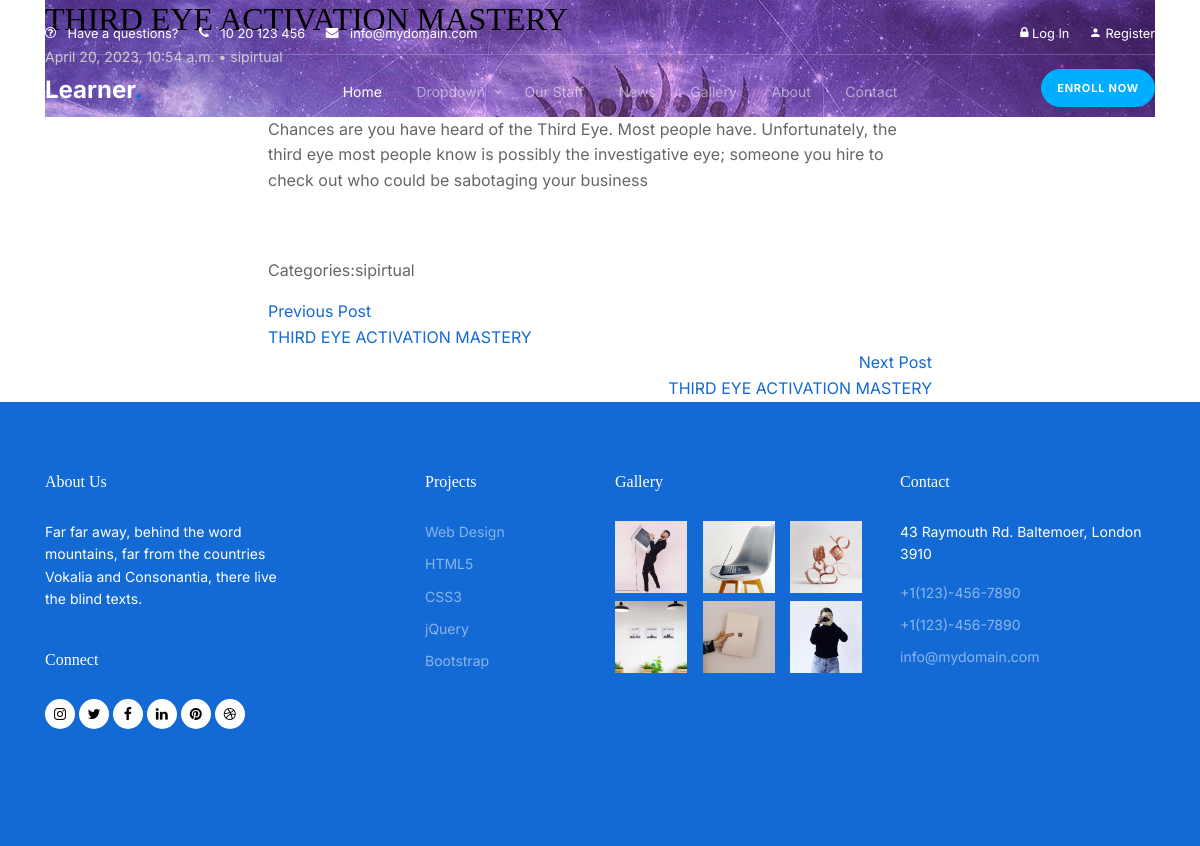
Screenshot of /show/10/ with the database file from the repository.
### blog/models.py (models this page shows, shortened)
class Blog(models.Model):
    title = models.CharField( max_length=255)
    post_type=models.CharField(max_length= 30)
    description = models.TextField( null= True , blank=True , max_length=300)
    image = models.ImageField(upload_to= 'images' ,blank=True , default='images/gal_6.jpg')
    created_at = models.DateTimeField(auto_now=True)
    user=models.ForeignKey(User,on_delete=models.CASCADE ,null=True ,blank=True )
    class Meta:
        ordering = ['-created_at']

### academy/views.py (the view)
# urls.py: path('show/<int:pk>/',views.show , name= "show" ),
def show(request,pk):
     context ={}
     context['post']=Blog.objects.get(pk=pk)
     return render(request, 'show.html', context=context)

### academy/templates/show.html (shortened to what this page needs)
{% extends 'base.html' %}
{% load static %}
{% block content  %}
<div class="featured-post single-article">
    <div class="container">
      <div class="post-slide single-page" style="background-image: url('{{post.image.url}}');">
        <div class="text-wrap pb-5">
          <h2 class="text-black">{{post.title}}</h2>
          <div class="meta">
            <span>{{post.created_at}}</span>
            <span>&bullet;</span>
            <span>{{post.post_type}}</span>
          </div>
        </div>
      </div>
    </div>
  </div>
  <div class="container article">
    <div class="row justify-content-center align-items-stretch">
      <article class="col-lg-8 order-lg-2 px-lg-5">
            <p>{{post.description}}</p>
        <div class="pt-5 categories_tags ">
              <p>Categories:{{post.post_type}} </p>
            </div>
            <div class="post-single-navigation d-flex align-items-stretch">
                {% if post.get_previous_by_created_at %}
              <a href="{% url 'show' post.get_previous_by_created_at.id %} " class="mr-auto w-50 pr-4">
                <span class="d-block">Previous Post</span>
               {{post.title}}
              </a>
              {% endif %}
            </div>
              <div class="post-single-navigation d-flex align-items-stretch">
              {% if post.get_next_by_created_at %}
              <a href="{% url 'show' post.get_next_by_created_at.id %}" class="ml-auto w-50 text-right pl-4">
                <span class="d-block">Next Post</span>
                {{post.title}}
              </a>
              {% endif %}
            </div>
      </article>
      </div>
    </div>
{% endblock %}

### static/css/style.css (style rules this page uses)
.text-black { color: #000000 !important; }
a { color: #136ad5; -webkit-transition: .3s all ease; -o-transition: .3s all ease; transition: .3s all ease; }
h1, .h1, h2, .h2, h3, .h3, h4, .h4 { font-family: "Display Playfair", serif; color: #black; }
.meta { font-size: 14px; color: #ccc; }

### rows the page displays
Blog: image (picture), title "THIRD EYE ACTIVATION MASTERY", created_at "April 20, 2023, 10:54 a.m.", post_type "sipirtual", description "Chances are you have heard of the Third Eye. Most people have. Unfortunately, the third eye most people know is possibly the investigative eye; someone you hire to check out who could be sabotaging your business"
